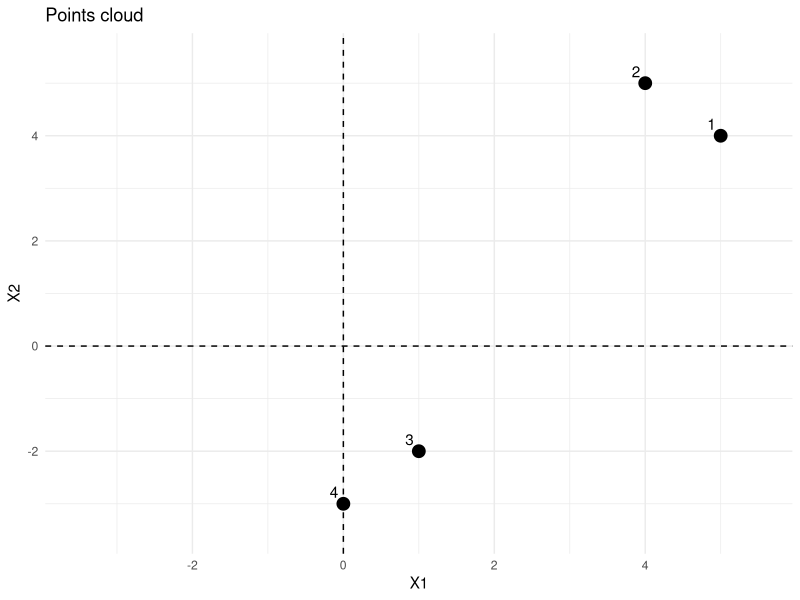
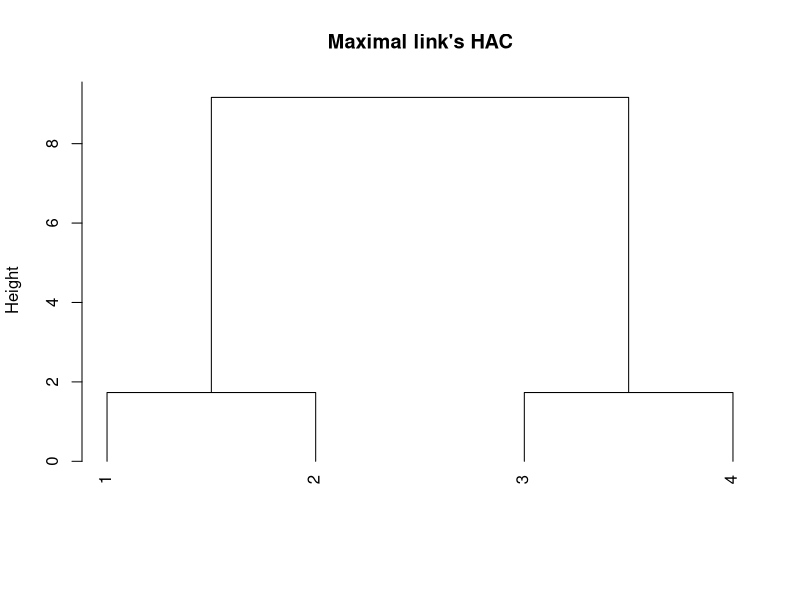
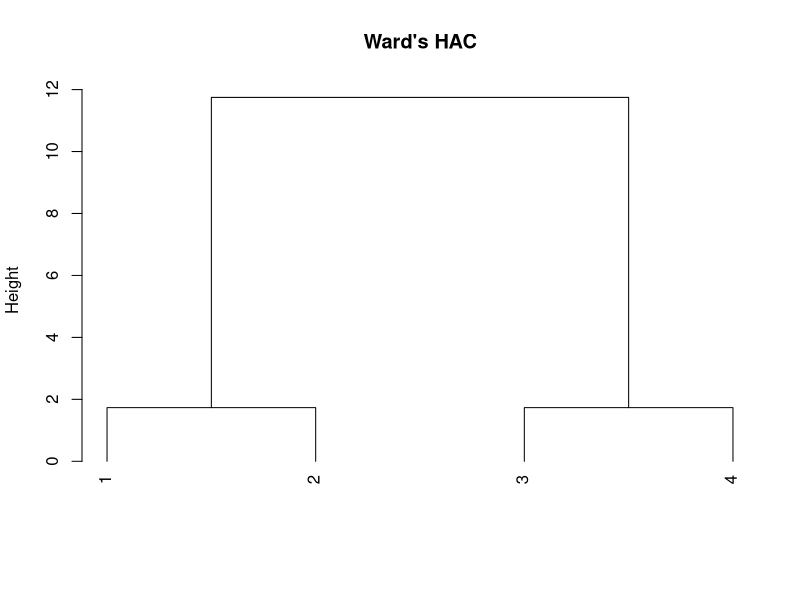

Write the R code that produced these figures, in order.
## ---- chunk 1
knitr::opts_chunk$set(echo = TRUE, warning = FALSE, message = FALSE)
knitr::opts_chunk$set(fig.width = 6, fig.height = 4, out.width = "75%")
## ---- chunk 2
X <- matrix(c(5,4,4,5,1,-2,0,-3),4,2,byrow=TRUE)
colnames(X) <- c("X1","X2")
rownames(X) <- c("1", "2","3","4")
## ---- chunk 3
# Loading of ggplot2
library(ggplot2)

# Generation of the data
X <- data.frame(
  X1 = c(5, 4, 1, 0),
  X2 = c(4, 5, -2, -3),
  label = factor(1:4)
)

# Graphical reprezentation with ggplot2
ggplot(X, aes(x = X1, y = X2)) +
  geom_point(size = 4) +  # Points
  geom_text(aes(label = label), vjust = -0.5, hjust = 1.5) +  # Add the labels
  geom_hline(yintercept = 0, linetype = "dashed") +           # Horizontal line
  geom_vline(xintercept = 0, linetype = "dashed") +           # Vertical line
  theme_minimal() +                                           # Minimal theme
  xlim(-3.5, 5.5) +                                           # x-axis limits
  ylim(-3.5, 5.5) +                                           # y-axis limits
  labs(title = "Points cloud", x = "X1", y = "X2")
## ---- chunk 4
d <- dist(X)                          # compute the Euclidean distances between points
treeC <- hclust(d, method="complete") # all the results are stored in the object named tree
## ---- chunk 5
treeC$height # give the height of the classes in the dendogram
## ---- chunk 6
plot(treeC, main="Maximal link's HAC", xlab ="", sub="", hang=-1)
## ---- chunk 7
cutree(treeC, k=2 )  # allow to obtain the partition in two classes
# here, the two classes are C1={1,2} et C2={3,4}
## ---- chunk 8
treeW <- hclust(d, method="ward.D2")
sum(treeW$height)
## ---- chunk 9
plot(treeW, main="Ward's HAC", xlab ="", sub="",hang=-1)
cutree(treeW,k = 2) # we find again the two classes C1={1,2} et C2={3,4}
## ---- chunk 10
# Calculation of the share of inertia explained by Ward partitions

# Total inertia = sum of heights
Tot <- sum(treeW$height)

# Inter-class inertia = sum of the k-1 greatest heights (k=number of classes)
h <- sort(treeW$height, decreasing=TRUE)
K <- 2
B <- sum(h[1:K-1])

# Part of inertia explained by the partition = inter inertia/total inertia
B/Tot 
